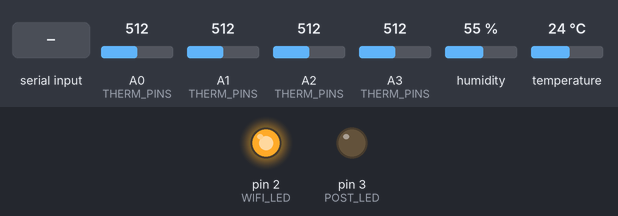
The sketch below on a simulated Arduino Uno, built with avr-gcc and run on an emulated ATmega328P. On the bench: output pins drawn as LEDs (lit = HIGH). The test bench sets the inputs (shaded band); at power-on: A0 (THERM_PINS) = 512, A1 (THERM_PINS) = 512, A2 (THERM_PINS) = 512, A3 (THERM_PINS) = 512, humidity 55 %, temperature 24 °C. The modem accepts every AT command (registered, SIM ready, sends succeed) and sends nothing else; what the sketch prints to the serial monitor is not drawn.

Above: at 14.3 s.
14.4 s: "No AP" received over the second serial link
At 17.6 s:
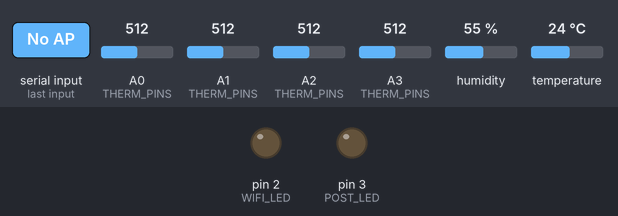
Timing chart, 0 to 19.1 s (numbered marks = the images above; inputs shaded):
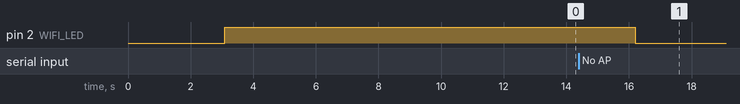

Measured:
- after the input at 14.4 s, pin 2 (WIFI_LED): HIGH → LOW after 1.8 s; pin 3 (POST_LED): stays LOW (without the input it goes to HIGH after 5.2 s)

The sketch:

thermometer_wifi_screenless_A.ino
```cpp
#include <DHT.h>
#include <ArduinoJson.h>
#include <SoftwareSerial.h>

// ── Thermistors ──────────────────────────────────────
// Each thermistor needs its own 10kΩ series resistor.
// Wiring per thermistor: 5V -> thermistor -> Ax -> 10kΩ -> GND
const int THERM_PINS[]   = {A0, A1, A2, A3};  // add/remove pins here
const int THERM_COUNT    = sizeof(THERM_PINS) / sizeof(THERM_PINS[0]);
#define SERIES_R     10000.0   // 10kΩ series resistor
#define THERM_R0     100000.0  // thermistor resistance at 25°C (100kΩ NTC)
#define THERM_B      3950.0    // Beta value
#define T0           298.15    // 25°C in Kelvin
#define DHT_PIN      6
#define DHT_TYPE     DHT11
#define WIFI_LED     2   // solid ON when WiFi connected
#define POST_LED     3   // blinks on each POST

DHT dht(DHT_PIN, DHT_TYPE);

// ── FIX: Serial1 doesn't exist on Uno — use SoftwareSerial instead ──
// Arduino Uno pin 10 = RX (connect to ESP TX)
// Arduino Uno pin 11 = TX (connect to ESP RX via 3.3V level shifter!)
SoftwareSerial esp(10, 11); // RX, TX

const char* SSID     = "ESAIP-EVENT";
const char* PASSWORD = "ActiveESAIP2026";
const char* HOST     = "activesaip.thomasbechu.me";
const char* ENDPOINT = "/temperatures";
const int   PORT     = 80;

int loopCounter = 0;
const int OUTPUT_RATE = 120; // ~60 seconds between POSTs
const int POST_LED_DURATION = 1500;

bool wifiConnected = false;
String wifiIP = "";
unsigned long postLedOff = 0; // millis() time to turn POST LED off


bool sendAT(const char* cmd, const char* expected, int timeout = 3000) {
  esp.println(cmd);
  long t = millis();
  String response = "";

  while (millis() - t < timeout) {
    while (esp.available()) response += (char)esp.read();
    if (response.indexOf(expected) != -1) {
      Serial.println("[AT] " + response);
      return true;
    }
  }
  Serial.println("[AT FAIL] " + response);
  return false;
}


String sendATResponse(const char* cmd, int timeout = 3000) {
  esp.println(cmd);
  long t = millis();
  String response = "";
  while (millis() - t < timeout) {
    while (esp.available()) response += (char)esp.read();
  }
  return response;
}


void connectWiFi() {
  Serial.println("Connecting to WiFi...");
  Serial.print("SSID: ");
  Serial.println(SSID);

  sendAT("AT", "OK");
  sendAT("AT+CWMODE=1", "OK");
  sendAT("AT+CIPSSLSIZE=4096", "OK");

  String cmd;

  Serial.println("Mode: WPA2-PSK");
  cmd = "AT+CWJAP=\"";
  cmd += SSID;
  cmd += "\",\"";
  cmd += PASSWORD;
  cmd += "\"";

  if (!sendAT(cmd.c_str(), "WIFI GOT IP", 20000)) {
    Serial.println("WiFi FAILED! Check credentials.");
    wifiConnected = false;
    digitalWrite(WIFI_LED, LOW);
    return;
  }

  wifiConnected = true;
  digitalWrite(WIFI_LED, HIGH);
  Serial.println("WiFi connected!");

  // Get IP address
  String ipResp = sendATResponse("AT+CIFSR");
  int start = ipResp.indexOf("STAIP,\"");
  if (start != -1) {
    start += 7;
    int end = ipResp.indexOf("\"", start);
    if (end != -1) wifiIP = ipResp.substring(start, end);
  }
  Serial.print("IP: ");
  Serial.println(wifiIP);
}


void checkWiFi() {
  String resp = sendATResponse("AT+CWJAP?");
  if (resp.indexOf("No AP") != -1 || resp.indexOf("ERROR") != -1) {
    wifiConnected = false;
    digitalWrite(WIFI_LED, LOW);
  } else if (resp.indexOf(SSID) != -1) {
    wifiConnected = true;
    digitalWrite(WIFI_LED, HIGH);
  }
}


void printWiFiStatus() {
  checkWiFi();
  Serial.println("── WiFi Status ──");
  Serial.print("  SSID:      ");
  Serial.println(SSID);
  Serial.print("  Connected: ");
  Serial.println(wifiConnected ? "YES" : "NO");
  if (wifiConnected) {
    Serial.print("  IP:        ");
    Serial.println(wifiIP);

    // Query signal strength (RSSI)
    String resp = sendATResponse("AT+CWJAP?");
    int rssiStart = resp.lastIndexOf(",");
    if (rssiStart != -1) {
      int rssiEnd = resp.indexOf("\r", rssiStart);
      if (rssiEnd == -1) rssiEnd = resp.length();
      String rssi = resp.substring(rssiStart + 1, rssiEnd);
      rssi.trim();
      Serial.print("  RSSI:      ");
      Serial.print(rssi);
      Serial.println(" dBm");
    }
  }
  Serial.println("─────────────────");
}


float readThermistor(int pin) {
  int raw = analogRead(pin);
  if (raw == 0 || raw == 1023) return NAN;
  double R = SERIES_R * (1024.0 / raw - 1.0);
  double tempK = 1.0 / (1.0 / T0 + (1.0 / THERM_B) * log(R / THERM_R0));
  return tempK - 273.15;
}


String buildPayload(float temps[], int count, float humidity){
  StaticJsonDocument<300> doc;
  doc["room"] = "A";
  JsonArray arr = doc.createNestedArray("temperatures");
  for (int i = 0; i < count; i++) {
    arr.add(serialized(String(temps[i], 1)));
  }
  doc["humidity"] = humidity;

  String payload;
  serializeJson(doc, payload);

  Serial.println("Payload: " + payload);
  return payload;
}


void postSensorData(String payload) {
  if (!wifiConnected) {
    Serial.println("Skipping POST — WiFi not connected.");
    return;
  }

  String tcpCmd = "AT+CIPSTART=\"TCP\",\"";
  tcpCmd += HOST;
  tcpCmd += "\",";
  tcpCmd += PORT;

  if (!sendAT(tcpCmd.c_str(), "CONNECT", 5000)) {
    Serial.println("TCP connection failed, retrying next loop.");
    return;
  }

  String http  = "POST ";
         http += ENDPOINT;
         http += " HTTP/1.1\r\n";
         http += "Host: ";
         http += HOST;
         http += "\r\n";
         http += "Content-Type: application/json\r\n";
         http += "Content-Length: ";
         http += payload.length();
         http += "\r\n";
         http += "Connection: close\r\n\r\n";
         http += payload;

  String sendCmd = "AT+CIPSEND=";
  sendCmd += http.length();

  if (!sendAT(sendCmd.c_str(), ">", 30000)) {
    Serial.println("CIPSEND failed!");
    sendAT("AT+CIPCLOSE", "OK");
    return;
  }

  esp.print(http);
  digitalWrite(POST_LED, HIGH);
  postLedOff = millis() + POST_LED_DURATION;

  Serial.println("=== API Response ===");
  long t = millis();
  while (millis() - t < 6000) {
    while (esp.available()) {
      Serial.write(esp.read());
      t = millis();
    }
  }

  sendAT("AT+CIPCLOSE", "OK");
  Serial.println("\n=== Request Done ===");
}


void setup()
{
  Serial.begin(9600);
  esp.begin(9600);
  pinMode(WIFI_LED, OUTPUT);
  pinMode(POST_LED, OUTPUT);
  Serial.println("=== Screenless Thermometer ===");
  Serial.println("Waiting for ESP to boot...");
  delay(3000); // give ESP time to boot
  pinMode(DHT_PIN, INPUT_PULLUP);
  dht.begin();
  connectWiFi();
  printWiFiStatus();
  delay(1000);
}

void loop()
{
  // Read all thermistors
  float temps[THERM_COUNT];
  for (int i = 0; i < THERM_COUNT; i++) {
    temps[i] = readThermistor(THERM_PINS[i]);
  }

  float humidity = dht.readHumidity();

  // Serial output: all thermistors
  for (int i = 0; i < THERM_COUNT; i++) {
    Serial.print("T");
    Serial.print(i + 1);
    Serial.print(": ");
    if (isnan(temps[i])) Serial.print("err");
    else Serial.print(temps[i], 1);
    Serial.print("C  ");
  }
  Serial.print("H: ");
  Serial.print(humidity, 1);
  Serial.println("%");

  if (loopCounter == 0){
    if (!wifiConnected) {
      Serial.println("Retrying WiFi...");
      connectWiFi();
    }
    if (wifiConnected) {
      printWiFiStatus();
      postSensorData(buildPayload(temps, THERM_COUNT, humidity));
    }
    loopCounter = OUTPUT_RATE;
  }

  // Turn off POST LED after duration
  if (postLedOff > 0 && millis() >= postLedOff) {
    digitalWrite(POST_LED, LOW);
    postLedOff = 0;
  }

  delay(500);
  loopCounter--;
}
```
